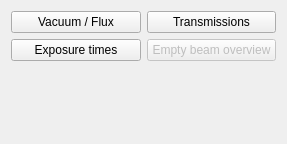
<?xml version="1.0" encoding="UTF-8"?>
<ui version="4.0">
 <class>Form</class>
 <widget class="QWidget" name="Form">
  <property name="geometry">
   <rect>
    <x>0</x>
    <y>0</y>
    <width>287</width>
    <height>144</height>
   </rect>
  </property>
  <property name="windowTitle">
   <string>Form</string>
  </property>
  <layout class="QGridLayout" name="gridLayout">
   <item row="0" column="0">
    <widget class="QPushButton" name="qcVacuumFluxPushButton">
     <property name="text">
      <string>Vacuum / Flux</string>
     </property>
    </widget>
   </item>
   <item row="0" column="1">
    <widget class="QPushButton" name="qcTransmissionsPushButton">
     <property name="text">
      <string>Transmissions</string>
     </property>
    </widget>
   </item>
   <item row="1" column="1">
    <widget class="QPushButton" name="qcEmptyBeamPushButton">
     <property name="enabled">
      <bool>false</bool>
     </property>
     <property name="text">
      <string>Empty beam overview</string>
     </property>
    </widget>
   </item>
   <item row="1" column="0">
    <widget class="QPushButton" name="qcExposureTimesPushButton">
     <property name="text">
      <string>Exposure times</string>
     </property>
    </widget>
   </item>
   <item row="2" column="0" colspan="2">
    <spacer name="verticalSpacer">
     <property name="orientation">
      <enum>Qt::Vertical</enum>
     </property>
     <property name="sizeHint" stdset="0">
      <size>
       <width>0</width>
       <height>0</height>
      </size>
     </property>
    </spacer>
   </item>
  </layout>
 </widget>
 <resources/>
 <connections/>
</ui>
